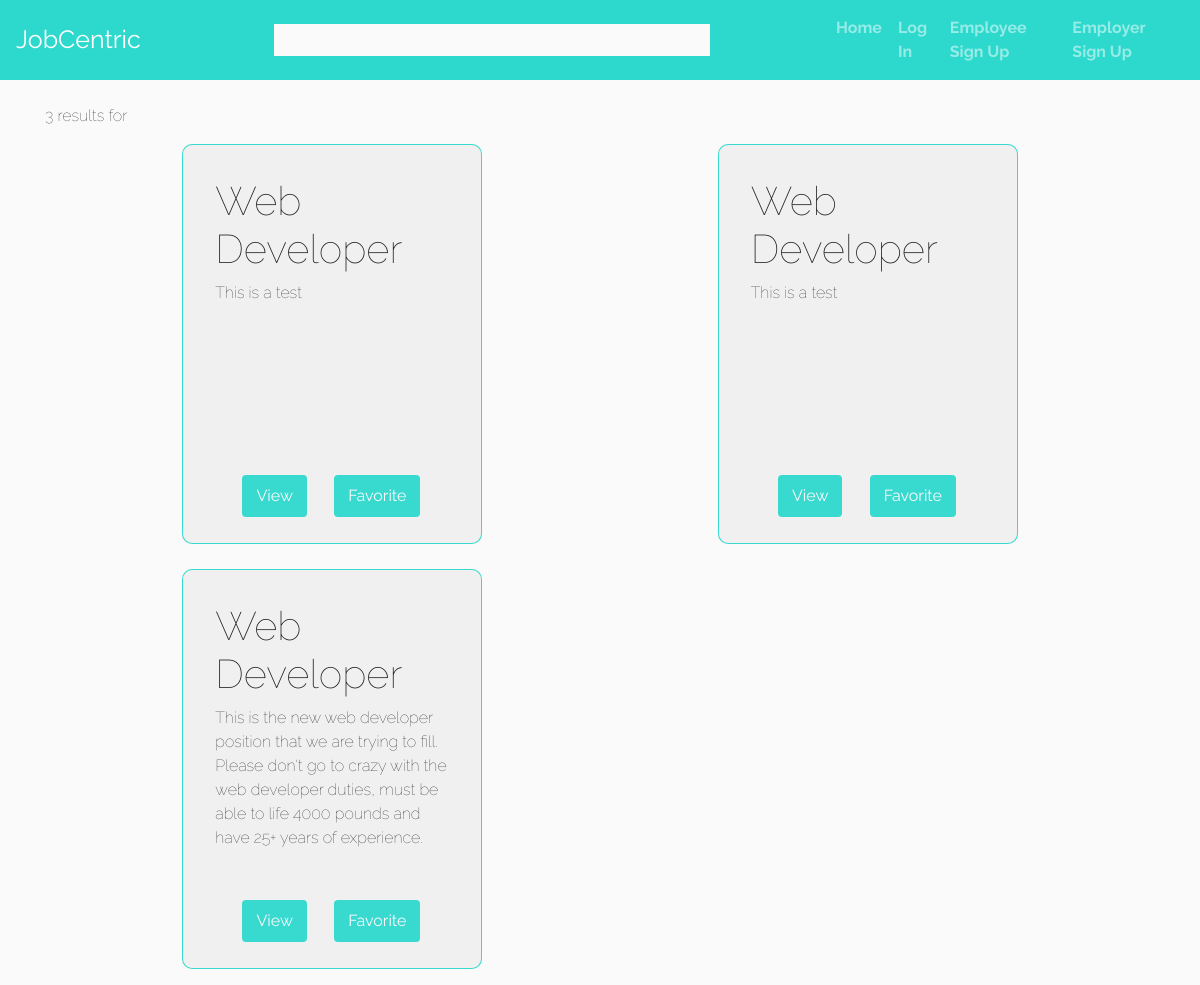
/search/, run on an earlier commit of the app's database.
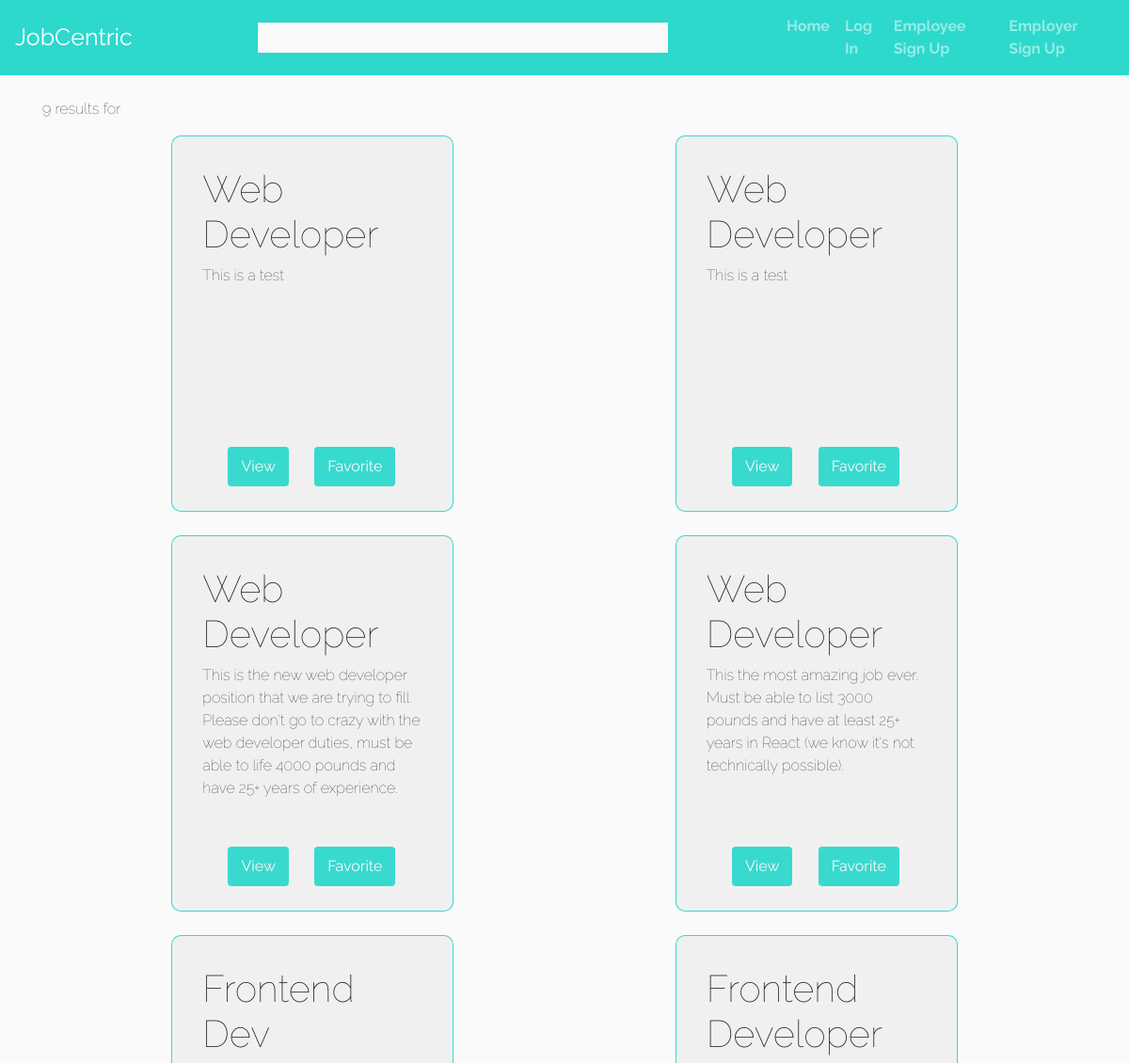
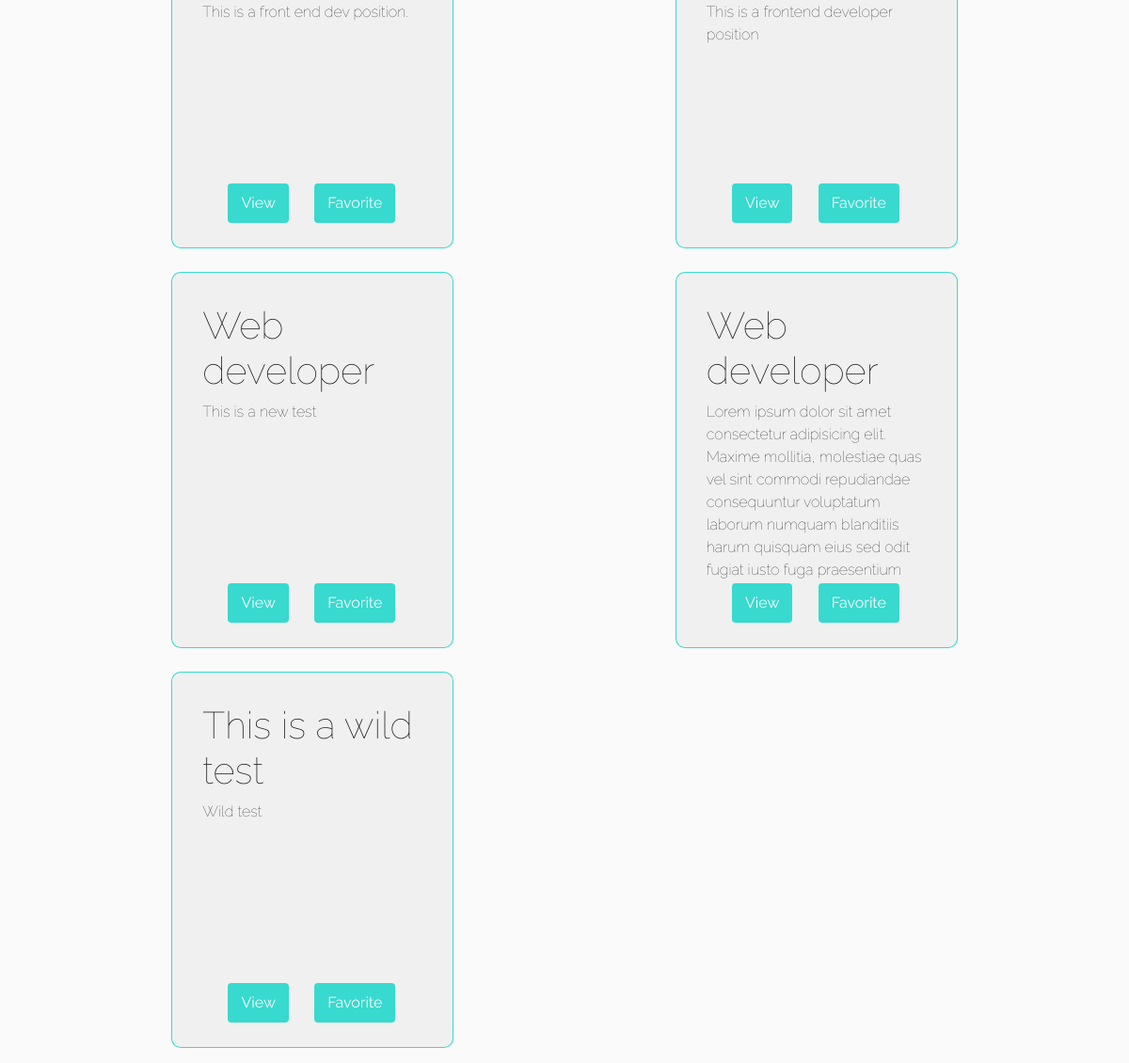
And on a later commit of the database (2 pictures, top to bottom).
### job/models.py (models this page shows)
class Listing(models.Model):
    user = models.ForeignKey(User, on_delete=models.CASCADE, related_name="listing_user", default=0)
    applicants = models.ManyToManyField(User, symmetrical=False, related_name="listing_applicants")
    title = models.CharField(max_length=300)
    description = models.TextField(max_length=1500)
    location = models.CharField(max_length=150)
    job_type = models.CharField(choices=JOB_TYPE, max_length=1)
    category = models.CharField(choices=CATEGORY_TYPE, max_length=1, blank=True)
    compensation = models.CharField(choices=SALARY_TYPE, max_length=1)
    post_date = models.DateField(default=datetime.now().strftime("%Y-%m-%d"))
    is_open = models.BooleanField(default=True)
    def __str__(self):
        return self.title

### job/views.py (the view)
# urls.py: path("search/", job_views.search_view),
def search_view(request):
    template = 'search.html'
    keywords = request.GET.get('query', '')
    print(keywords)
    results = searchAlgo(keywords)
    context = {
        'results': results,
        'keywords': keywords,
    }
    return render(request, 'search.html', context)

### job/helpers.py (called while the page is built)
def searchAlgo(q):
    q_set = []
    keywords = q.lower()
    for listing in Listing.objects.all():
        title = listing.title.lower()
        if title.find(keywords) != -1:
            print(listing, "match")
            q_set.append(listing)
    print(q_set)
    return q_set

### templates/search.html
{% extends 'base_template.html' %}{% block content %}
<br />
<div class="search__container">
  <p>{{results|length}} results for <strong>{{keywords}}</strong></p>
  <div class="search-noads__container">
    {% for listing in results %}
    <div class="search-listing__container">
      <h1>{{listing.title}}</h1>
      <p>{{listing.description}}</p>
      <div class="search-footer__container">
        <button id="search-footer__button">
          <a href="/listing/{{listing.id}}/">View</a>
        </button>
        <button id="search-footer__button">
          <a href="/favorite/{{listing.id}}/">{% if not favorite %}Favorite{% else %}Unfavorite{% endif %}</a>
        </button>
      </div>
    </div>
    {% endfor %}
  </div>
</div>
{% endblock %}

### templates/base_template.html (shortened to what this page needs)
{% load static %}
<!DOCTYPE html>
<html lang="en">
<head>
  <link rel="stylesheet" href="https://stackpath.bootstrapcdn.com/bootstrap/4.5.2/css/bootstrap.min.css"
 />
  <link rel="stylesheet" href="{% static 'index.css' %}" />
  <link rel="stylesheet" href="{% static 'listing.css' %}" />
  <link rel="stylesheet" href="{% static 'createListing.css' %}" />
  <link rel="stylesheet" href="{% static 'auth.css' %}" />
  <link rel="stylesheet" href="{% static 'search.css' %}" />
</head>
<body style="background-color: rgb(250,250,250)">
  <nav class="navbar navbar-expand-lg navbar-dark">
    {% if request.user.is_authenticated %}
    <a class="navbar-brand" id="logo" href="/search/" style="font-size: 25px;""
          >
          JobCentric</a
        >
    <div class="search">
      <form method="GET" action="/search/" id="search__form">
        <input id="search__input" placeholder="Search for jobs..." name="query" type="text" >
        <button type="submit" id="search-submit__button">
          Go
        </button>
      </form>
    </div>
        {% else %}
        <a
          class=" navbar-brand" href="/" style="font-size: 25px">JobCentric</a>
    <div class="search">
      <input id="search__input" type="text" />
    </div>
    {% endif %}
    <div class="collapse navbar-collapse justify-content-end" id="navbarNavAltMarkup">
      {% if request.user.is_authenticated %}
      <div class="navbar-nav">
        <a class="nav-link font-weight-bold" href="/create/">Post Job</a>
        {% if notifications %}
        <a class="nav-link font-weight-bold" href="/notifications/">Notifications
          <span class="badge badge-pill badge-light">{{notifications}}</span></a>
        {% else %}
        <a class="nav-link" href="/notifications/">Notifications</a>
        {% endif %}
        <a class="nav-link" href="/profile/{{request.user.username}}/">Profile</a>
        {% else %}
        <div class="navbar-nav">
          <a class="nav-link font-weight-bold" href="/">Home</a>
          <a class="nav-link font-weight-bold" href="/login/">Log In</a>
          <a class="nav-link font-weight-bold" href="/register/employee/">Employee Sign Up</a>
          <a class="nav-link font-weight-bold" href="/register/employer/">Employer Sign Up</a>
        </div>
        {% endif %}
      </div>
  </nav>
  <main class="container">{% block content %} {% endblock %}</main>
</body>
</html>

### static/index.css (style rules this page uses)
html, body { padding: none; margin: none; box-sizing: border-box; }
:root { --font-stack: "Raleway", sans-serif; --light-fontWeight: 100; --heavy-fontWeight: 400; --font-logo: "Montseratt", sans-serif; --background-color: rgb(240, 240, 240); --light-color: #2dd8cd; --darker-color: #2dd8cdf0; --offWhite: rgb(250, 250, 250); --offBlack: rgb(30, 30, 30); --card-padding: 2rem; --card-subContainer-borderRadius: 3px; --card-subContainer-padding: 1rem; --card-marginTop: 1.5rem; --container-borderRadius: 10px; --button-boxShadow: 0px 5px 10px var(--light-color); --button-transition: all 0.2s ease; --button-marginTop: 1rem; --button-padding: 0.5rem; }
h1, h2, h3, h4, h5, h6, p { font-family: var(--font-stack); font-weight: var(--light-fontWeight); color: var(--offBlack); }
a { font-family: var(--font-stack); font-weight: var(--heavy-fontWeight); cursor: pointer; }
nav { background-color: var(--light-color); }
.search { height: 100%; width: 70%; display: flex; justify-content: center; align-items: center; position: relative; }
#search__input { width: 65%; font-family: var(--font-stack); background-color: var(--offWhite); padding: 0.2rem; }

### static/createListing.css (style rules this page uses)
textarea, input, select { outline: none; border: 1px solid var(--offWhite); max-height: 35vh; }

### static/auth.css (style rules this page uses)
input { outline: none; border: 1px solid var(--offWhite); }

### static/search.css (style rules this page uses)
.search-noads__container { display: grid; grid-template-columns: repeat(3, 1fr); grid-gap: 50px; justify-items: center; padding: 0 2rem; margin-bottom: 1rem; }
.search-listing__container { background-color: var(--background-color); padding: var(--card-padding); border-radius: 10px; border: 1px solid var(--darker-color); height: 400px; width: 300px; position: relative; overflow: hidden; text-overflow: ellipsis; }
.search-listing__container p { height: 190px; overflow: hidden; }
.search-footer__container { margin: 1rem 0rem; position: absolute; display:flex; justify-content: space-evenly; width: 78%; bottom: 10px; }
#search-footer__button { margin-top: 1rem; transition: var(--button-transition); border: none; background: var(--darker-color); border-radius: 4px; cursor: pointer; }
#search-footer__button a { outline: none; color: rgb(250, 250, 250); display: inline-block; position: relative; z-index: 1; margin: 0; padding: var(--button-padding); }
@media screen and (max-width: 1200px) { .search-noads__container { grid-template-columns: 1fr 1fr; grid-gap: 25px; } }

What changed in the data, as far as the page shows it:
added Listing: title "Web Developer", description "This the most amazing job ever. Must be able to list 3000 pounds and have at least 25+ years in React (we know it's not technically possible)."
added Listing: title "Frontend Dev", description "This is a front end dev position."
added Listing: title "Frontend Developer", description "This is a frontend developer position"
added Listing: title "Web developer", description "This is a new test"
added Listing: title "Web developer", description "Lorem ipsum dolor sit amet consectetur adipisicing elit. Maxime mollitia, molestiae quas vel sint commodi repudiandae consequuntur voluptatum laborum numquam blanditiis harum quisquam eius sed odit fugiat iusto fuga praesentium…"
added Listing: title "This is a wild test", description "Wild test"
Also different on the page:
{{ results|length }}: "3" → "9"
